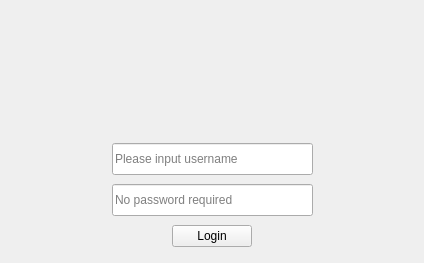
<?xml version="1.0" encoding="UTF-8"?>
<ui version="4.0">
 <class>Form</class>
 <widget class="QWidget" name="Form">
  <property name="windowModality">
   <enum>Qt::ApplicationModal</enum>
  </property>
  <property name="enabled">
   <bool>true</bool>
  </property>
  <property name="geometry">
   <rect>
    <x>0</x>
    <y>0</y>
    <width>424</width>
    <height>263</height>
   </rect>
  </property>
  <property name="sizePolicy">
   <sizepolicy hsizetype="Fixed" vsizetype="Fixed">
    <horstretch>0</horstretch>
    <verstretch>0</verstretch>
   </sizepolicy>
  </property>
  <property name="minimumSize">
   <size>
    <width>424</width>
    <height>263</height>
   </size>
  </property>
  <property name="maximumSize">
   <size>
    <width>424</width>
    <height>263</height>
   </size>
  </property>
  <property name="windowTitle">
   <string>Login</string>
  </property>
  <layout class="QVBoxLayout" name="verticalLayout" stretch="2,1,1,1">
   <item>
    <layout class="QHBoxLayout" name="horizontalLayout_4">
     <item>
      <widget class="QLabel" name="label_3">
       <property name="enabled">
        <bool>true</bool>
       </property>
       <property name="sizePolicy">
        <sizepolicy hsizetype="Fixed" vsizetype="Fixed">
         <horstretch>0</horstretch>
         <verstretch>0</verstretch>
        </sizepolicy>
       </property>
       <property name="maximumSize">
        <size>
         <width>400</width>
         <height>120</height>
        </size>
       </property>
       <property name="font">
        <font>
         <family>等线 Light</family>
         <pointsize>15</pointsize>
        </font>
       </property>
       <property name="pixmap">
        <pixmap>../images/daily check logo.png</pixmap>
       </property>
       <property name="scaledContents">
        <bool>true</bool>
       </property>
      </widget>
     </item>
    </layout>
   </item>
   <item>
    <layout class="QHBoxLayout" name="horizontalLayout" stretch="1,2,1">
     <item>
      <spacer name="horizontalSpacer">
       <property name="orientation">
        <enum>Qt::Horizontal</enum>
       </property>
       <property name="sizeHint" stdset="0">
        <size>
         <width>40</width>
         <height>20</height>
        </size>
       </property>
      </spacer>
     </item>
     <item>
      <widget class="QLineEdit" name="lineUser">
       <property name="sizePolicy">
        <sizepolicy hsizetype="Preferred" vsizetype="Fixed">
         <horstretch>0</horstretch>
         <verstretch>0</verstretch>
        </sizepolicy>
       </property>
       <property name="minimumSize">
        <size>
         <width>0</width>
         <height>32</height>
        </size>
       </property>
       <property name="placeholderText">
        <string>Please input username</string>
       </property>
      </widget>
     </item>
     <item>
      <spacer name="horizontalSpacer_2">
       <property name="orientation">
        <enum>Qt::Horizontal</enum>
       </property>
       <property name="sizeHint" stdset="0">
        <size>
         <width>40</width>
         <height>20</height>
        </size>
       </property>
      </spacer>
     </item>
    </layout>
   </item>
   <item>
    <layout class="QHBoxLayout" name="horizontalLayout_2" stretch="1,2,1">
     <item>
      <spacer name="horizontalSpacer_3">
       <property name="orientation">
        <enum>Qt::Horizontal</enum>
       </property>
       <property name="sizeHint" stdset="0">
        <size>
         <width>40</width>
         <height>20</height>
        </size>
       </property>
      </spacer>
     </item>
     <item>
      <widget class="QLineEdit" name="linePass">
       <property name="minimumSize">
        <size>
         <width>0</width>
         <height>32</height>
        </size>
       </property>
       <property name="placeholderText">
        <string>No password required</string>
       </property>
      </widget>
     </item>
     <item>
      <spacer name="horizontalSpacer_4">
       <property name="orientation">
        <enum>Qt::Horizontal</enum>
       </property>
       <property name="sizeHint" stdset="0">
        <size>
         <width>40</width>
         <height>20</height>
        </size>
       </property>
      </spacer>
     </item>
    </layout>
   </item>
   <item>
    <layout class="QHBoxLayout" name="horizontalLayout_3">
     <item>
      <widget class="QPushButton" name="loginButton">
       <property name="sizePolicy">
        <sizepolicy hsizetype="Fixed" vsizetype="Fixed">
         <horstretch>0</horstretch>
         <verstretch>0</verstretch>
        </sizepolicy>
       </property>
       <property name="text">
        <string>Login</string>
       </property>
       <property name="autoDefault">
        <bool>false</bool>
       </property>
       <property name="default">
        <bool>false</bool>
       </property>
       <property name="flat">
        <bool>false</bool>
       </property>
      </widget>
     </item>
    </layout>
   </item>
  </layout>
 </widget>
 <resources/>
 <connections/>
</ui>
